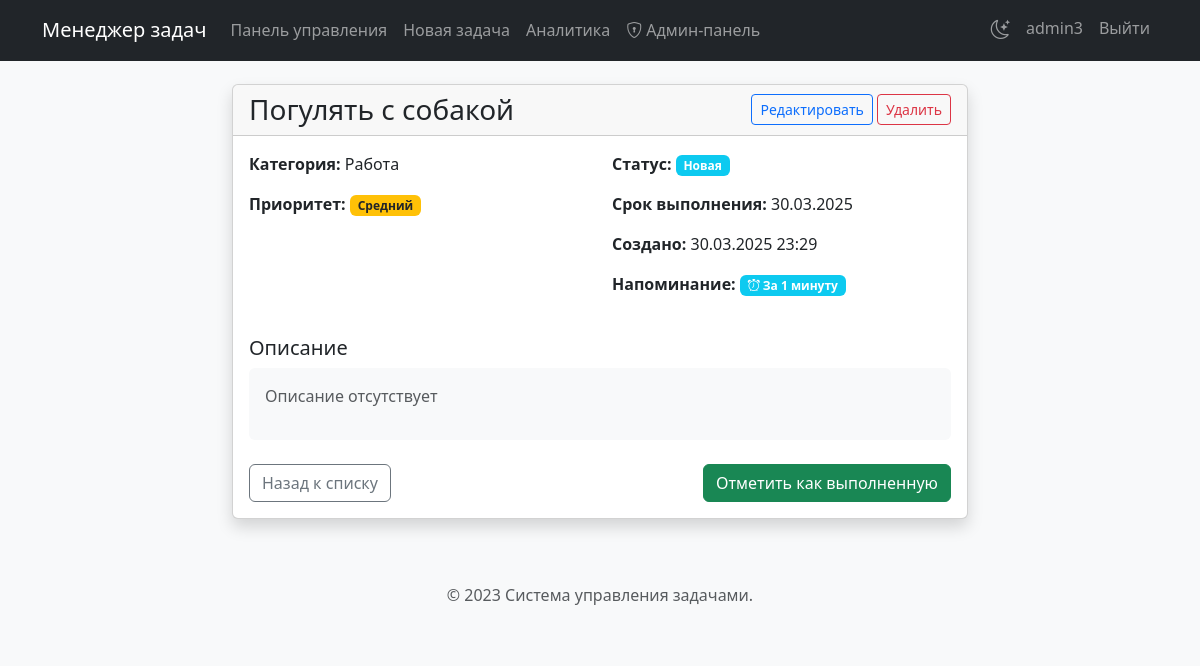
The app's page /task/1 (signed in) with its own data.
### tables this page shows
CREATE TABLE tasks (
        id INTEGER PRIMARY KEY,
        user_id INTEGER NOT NULL,
        title TEXT NOT NULL,
        description TEXT,
        category TEXT,
        priority TEXT,
        due_date DATE,
        status TEXT DEFAULT "Новая",
        created_at TIMESTAMP DEFAULT CURRENT_TIMESTAMP,
        send_reminder BOOLEAN DEFAULT 0,
        reminder_time INTEGER DEFAULT 24,
        FOREIGN KEY (user_id) REFERENCES users (id)
    );

### app.py (the view)
@app.route('/task/<int:task_id>')
def view_task(task_id):
    if 'user_id' not in session:
        return redirect(url_for('login'))
    conn = sqlite3.connect('tasks.db')
    c = conn.cursor()
    c.execute(
        """
    SELECT id, title, description, category, priority, due_date, status, created_at,
           send_reminder, reminder_time
    FROM tasks
    WHERE id = ? AND user_id = ?
    """, (task_id, session['user_id']))
    task = c.fetchone()
    conn.close()
    if not task:
        flash('Задача не найдена!')
        return redirect(url_for('dashboard'))
    return render_template('view_task.html', task=task, format_datetime=format_datetime, format_reminder_time=format_reminder_time)

### app.py (called while the page is built, shortened)
def format_datetime(dt, user_timezone=None):
    if not dt:
        return None
    if not user_timezone:
        user_timezone = session.get('timezone', 'Europe/Moscow')
    if isinstance(dt, str):
        try:
            dt = datetime.strptime(dt, '%Y-%m-%d %H:%M:%S')
        except ValueError:
            try:
                dt = datetime.strptime(dt, '%Y-%m-%d')
                return dt.strftime('%d.%m.%Y')
            except ValueError:
                return dt
    try:
        if dt.tzinfo is None:
            utc_tz = timezone('UTC')
            dt = utc_tz.localize(dt)
        local_tz = timezone(user_timezone)
        dt = dt.astimezone(local_tz)
        return dt.strftime('%d.%m.%Y %H:%M')
    except Exception as e:
        logger.error(f"Error formatting datetime: {e}")
        return str(dt)

def format_reminder_time(hours):
    if not hours:
        return "Не задано"
    try:
        hours_float = float(hours)
        if hours_float < 1:
            minutes = int(hours_float * 60)
            if minutes == 1:
                return "За 1 минуту"
            elif minutes < 5:
                return f"За {minutes} минуты"
            else:
                return f"За {minutes} минут"
    except (ValueError, TypeError):
        return f"За {hours} ч."

### templates/view_task.html (shortened to what this page needs)
{% extends 'base.html' %}
{% block content %}
<div class="row justify-content-center">
    <div class="col-md-8">
        <div class="card shadow">
            <div class="card-header d-flex justify-content-between align-items-center">
                <h3 class="m-0">{{ task[1] }}</h3>
                <div>
                    <a href="{{ url_for('edit_task', task_id=task[0]) }}" class="btn btn-outline-primary btn-sm">Редактировать</a>
                    <button class="btn btn-outline-danger btn-sm" data-bs-toggle="modal" data-bs-target="#deleteModal">Удалить</button>
                </div>
            </div>
            <div class="card-body">
                <div class="row mb-4">
                    <div class="col-md-6">
                        <p><strong>Категория:</strong> {{ task[3] }}</p>
                        <p><strong>Приоритет:</strong>
                            <span class="badge {% if task[4] == 'Высокий' %}bg-danger{% elif task[4] == 'Средний' %}bg-warning text-dark{% elif task[4] == 'Низкий' %}bg-success{% else %}bg-secondary{% endif %}">
                                {{ task[4] }}
                            </span>
                        </p>
                    </div>
                    <div class="col-md-6">
                        <p><strong>Статус:</strong>
                            <span class="badge {% if task[6] == 'Новая' %}bg-info{% elif task[6] == 'В процессе' %}bg-primary{% elif task[6] == 'Завершена' %}bg-success{% else %}bg-secondary{% endif %}">
                                {{ task[6] }}
                            </span>
                        </p>
                        {% if task[5] %}
                        <p><strong>Срок выполнения:</strong> {{ format_datetime(task[5], session.get('timezone')) }}</p>
                        {% else %}
                        <p><strong>Срок выполнения:</strong> Не указан</p>
                        {% endif %}
                        <p><strong>Создано:</strong> {{ format_datetime(task[7], session.get('timezone')) }}</p>
                        {% if task[8] %}
                        <p>
                            <strong>Напоминание:</strong>
                            <span class="badge bg-info">
                                <i class="bi bi-alarm"></i> {{ format_reminder_time(task[9]) }}
                            </span>
                        </p>
                        {% endif %}
                    </div>
                </div>
                <h5>Описание</h5>
                <div class="p-3 bg-light rounded mb-4">
                    {% if task[2] %}
                    <p>{{ task[2] | replace('\n', '<br>') | safe }}</p>
                    {% else %}
                    <p class="text-muted">Описание отсутствует</p>
                    {% endif %}
                </div>
                <div class="d-flex justify-content-between">
                    <a href="{{ url_for('dashboard') }}" class="btn btn-outline-secondary">Назад к списку</a>
                    {% if task[6] != 'Завершена' %}
                    <form action="{{ url_for('edit_task', task_id=task[0]) }}" method="POST">
                        <button type="submit" class="btn btn-success">Отметить как выполненную</button>
                    </form>
                    {% endif %}
                </div>
            </div>
        </div>
    </div>
</div>
{% endblock %}

### templates/base.html (style rules this page uses)
body { padding-top: 60px; background-color: #f8f9fa; }

### records on screen
tasks: title "Погулять с собакой", category "Работа", priority "Средний", status "Новая", due_date "30.03.2025", created_at "30.03.2025 23:29", reminder_time "За 1 минуту"

### other values on screen
{{ session['username'] }} "admin3"
